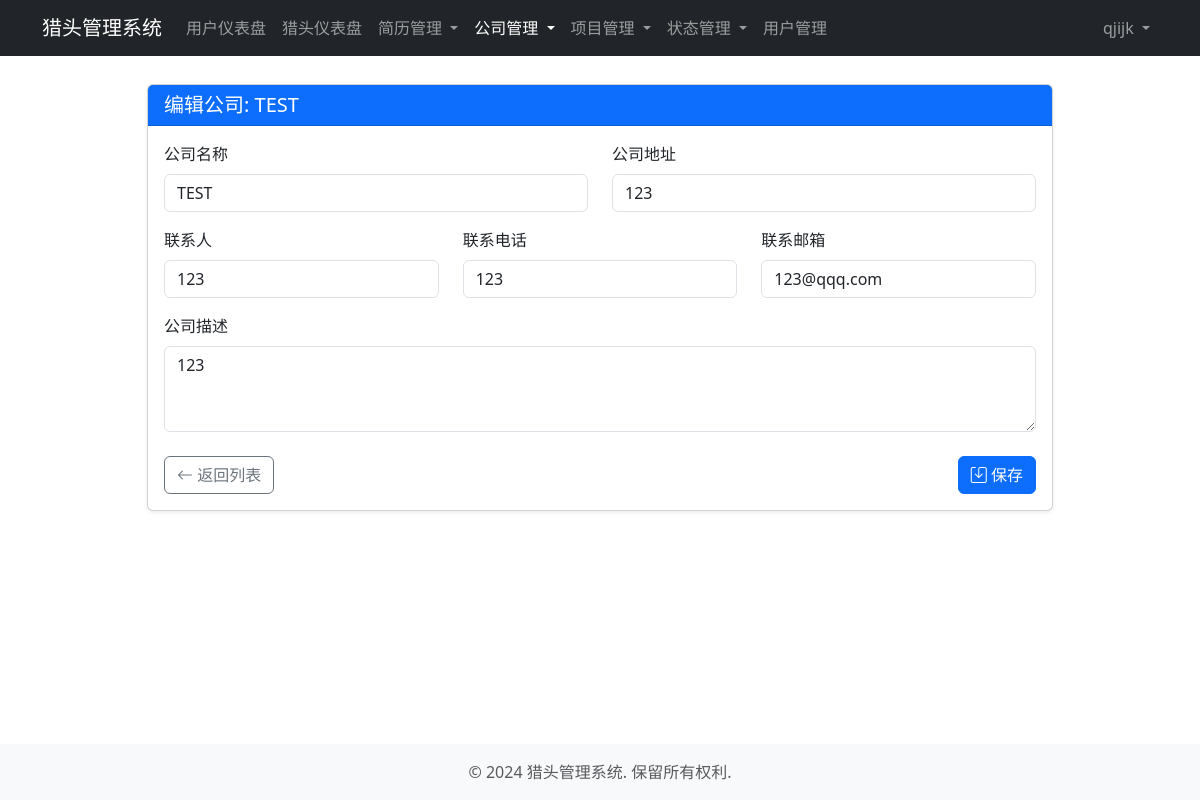
The app's page /headhunting/companies/1/update/ (signed in) with its own data.
### accounts/models.py (models this page shows, shortened)
class User(AbstractUser):
    SYSTEM_ADMIN = 'system_admin'  # 系统管理员
    ADMIN = 'admin'  # 普通管理员
    NORMAL_USER = 'normal_user'  # 普通用户
    USER_TYPE_CHOICES = [
        (SYSTEM_ADMIN, '系统管理员'),
        (ADMIN, '普通管理员'),
        (NORMAL_USER, '普通用户'),
    ]
    email = models.EmailField(unique=True, verbose_name='邮箱')
    username = models.CharField(max_length=50, unique=True, verbose_name='用户名')
    user_type = models.CharField(
        max_length=20,
        choices=USER_TYPE_CHOICES,
        default=NORMAL_USER,
        verbose_name='用户类型'
    )
    phone = models.CharField(max_length=15, blank=True, null=True, verbose_name='电话')
    is_active = models.BooleanField(default=True, verbose_name='是否激活')
    date_joined = models.DateTimeField(auto_now_add=True, verbose_name='注册时间')
    objects = UserManager()
    USERNAME_FIELD = 'email'
    REQUIRED_FIELDS = ['username']
    class Meta:
        verbose_name = '用户'
        verbose_name_plural = verbose_name
        ordering = ['-date_joined']
    @property
    def is_system_admin(self):
        return self.user_type == self.SYSTEM_ADMIN

### headhunting/models.py (models this page shows, shortened)
class Company(models.Model):
    name = models.CharField(max_length=100, verbose_name='公司名称')
    address = models.CharField(max_length=200, blank=True, null=True, verbose_name='地址')
    contact_person = models.CharField(max_length=50, blank=True, null=True, verbose_name='联系人')
    contact_phone = models.CharField(max_length=20, blank=True, null=True, verbose_name='联系电话')
    contact_email = models.EmailField(blank=True, null=True, verbose_name='联系邮箱')
    description = models.TextField(blank=True, null=True, verbose_name='公司描述')
    created_at = models.DateTimeField(auto_now_add=True, verbose_name='创建时间')
    updated_at = models.DateTimeField(auto_now=True, verbose_name='更新时间')
    created_by = models.ForeignKey(User, on_delete=models.SET_NULL, null=True, related_name='created_companies', verbose_name='创建人')
    class Meta:
        verbose_name = '公司'
        verbose_name_plural = verbose_name
        ordering = ['-created_at']

### headhunting/views.py (the view)
# urls.py: path('companies/<int:pk>/update/', views.company_update, name='company_update'),
@admin_required
def company_update(request, pk):
    company = get_object_or_404(Company, pk=pk)
    if not (request.user.is_system_admin or request.user.is_admin) and company.created_by != request.user:
        return HttpResponseForbidden('您没有权限编辑此公司')
    if request.method == 'POST':
        form = CompanyForm(request.POST, instance=company)
        if form.is_valid():
            form.save()
            messages.success(request, '公司更新成功')
            return redirect('company_detail', pk=company.pk)
    else:
        form = CompanyForm(instance=company)
    return render(request, 'headhunting/company_form.html', {'form': form, 'title': f'编辑公司: {company.name}'})

### headhunting/forms.py
class CompanyForm(forms.ModelForm):
    class Meta:
        model = Company
        fields = ('name', 'address', 'contact_person', 'contact_phone', 'contact_email', 'description')
        widgets = {
            'name': forms.TextInput(attrs={'class': 'form-control'}),
            'address': forms.TextInput(attrs={'class': 'form-control'}),
            'contact_person': forms.TextInput(attrs={'class': 'form-control'}),
            'contact_phone': forms.TextInput(attrs={'class': 'form-control'}),
            'contact_email': forms.EmailInput(attrs={'class': 'form-control'}),
            'description': forms.Textarea(attrs={'class': 'form-control', 'rows': 3}),
        }

### templates/headhunting/company_form.html (shortened to what this page needs)
{% extends 'base/base.html' %}
{% block content %}
<div class="container">
    <div class="row">
        <div class="col-md-10 mx-auto">
            <div class="card shadow-sm">
                <div class="card-header bg-primary text-white">
                    <h5 class="card-title mb-0">{{ title }}</h5>
                </div>
                <div class="card-body">
                    <form method="post" novalidate>
                        <div class="row">
                            <div class="col-md-6 mb-3">
                                <label for="{{ form.name.id_for_label }}" class="form-label">公司名称</label>
                                {{ form.name }}
                            </div>
                            <div class="col-md-6 mb-3">
                                <label for="{{ form.address.id_for_label }}" class="form-label">公司地址</label>
                                {{ form.address }}
                            </div>
                        </div>
                        <div class="row">
                            <div class="col-md-4 mb-3">
                                <label for="{{ form.contact_person.id_for_label }}" class="form-label">联系人</label>
                                {{ form.contact_person }}
                            </div>
                            <div class="col-md-4 mb-3">
                                <label for="{{ form.contact_phone.id_for_label }}" class="form-label">联系电话</label>
                                {{ form.contact_phone }}
                            </div>
                            <div class="col-md-4 mb-3">
                                <label for="{{ form.contact_email.id_for_label }}" class="form-label">联系邮箱</label>
                                {{ form.contact_email }}
                            </div>
                        </div>
                        <div class="mb-3">
                            <label for="{{ form.description.id_for_label }}" class="form-label">公司描述</label>
                            {{ form.description }}
                        </div>
                        <div class="d-flex justify-content-between mt-4">
                            <a href="{% url 'company_list' %}" class="btn btn-outline-secondary">
                                <i class="bi bi-arrow-left"></i> 返回列表
                            </a>
                            <button type="submit" class="btn btn-primary">
                                <i class="bi bi-save"></i> 保存
                            </button>
                        </div>
                    </form>
                </div>
            </div>
        </div>
    </div>
</div>
{% endblock %}
{% block extra_css %}
<link rel="stylesheet" href="https://cdn.jsdelivr.net/npm/bootstrap-icons@1.10.0/font/bootstrap-icons.css">
{% endblock %}

### templates/base/navbar.html (shortened to what this page needs)
<nav class="navbar navbar-expand-lg navbar-dark bg-dark fixed-top">
    <div class="container">
        <a class="navbar-brand" href="{% url 'dashboard' %}">猎头管理系统</a>
        <div class="collapse navbar-collapse" id="navbarNav">
            {% if user.is_authenticated %}
            <ul class="navbar-nav me-auto">
                <li class="nav-item">
                    <a class="nav-link {% if request.path == '/accounts/dashboard/' %}active{% endif %}" href="{% url 'dashboard' %}">用户仪表盘</a>
                </li>
                <li class="nav-item">
                    <a class="nav-link {% if request.path == '/headhunting/dashboard/' %}active{% endif %}" href="{% url 'hr_dashboard' %}">猎头仪表盘</a>
                </li>
                <li class="nav-item dropdown">
                    <a class="nav-link dropdown-toggle {% if '/headhunting/resumes/' in request.path %}active{% endif %}" href="#" role="button" data-bs-toggle="dropdown" aria-expanded="false">
                        简历管理
                    </a>
                </li>
                {% if user.is_system_admin or user.is_admin %}
                <li class="nav-item dropdown">
                    <a class="nav-link dropdown-toggle {% if '/headhunting/companies/' in request.path %}active{% endif %}" href="#" role="button" data-bs-toggle="dropdown" aria-expanded="false">
                        公司管理
                    </a>
                </li>
                <li class="nav-item dropdown">
                    <a class="nav-link dropdown-toggle {% if '/headhunting/projects/' in request.path %}active{% endif %}" href="#" role="button" data-bs-toggle="dropdown" aria-expanded="false">
                        项目管理
                    </a>
                </li>
                <li class="nav-item dropdown">
                    <a class="nav-link dropdown-toggle {% if 'status' in request.path %}active{% endif %}" href="#" role="button" data-bs-toggle="dropdown" aria-expanded="false">
                        状态管理
                    </a>
                </li>
                {% endif %}
                {% if user.is_system_admin %}
                <li class="nav-item">
                    <a class="nav-link {% if '/accounts/users/' in request.path %}active{% endif %}" href="{% url 'user_list' %}">用户管理</a>
                </li>
                {% endif %}
            </ul>
            <ul class="navbar-nav ms-auto">
                <li class="nav-item dropdown">
                    <a class="nav-link dropdown-toggle" href="#" id="navbarDropdown" role="button" data-bs-toggle="dropdown" aria-expanded="false">
                        {{ user.username }}
                    </a>
                </li>
            </ul>
            {% endif %}
        </div>
    </div>
</nav>

### templates/base/base.html (style rules this page uses)
body { padding-top: 60px; min-height: 100vh; display: flex; flex-direction: column; }

### records on screen
User: username "qjijk"
Company: name "TEST", address "123", contact_person "123", contact_phone "123", contact_email "123@qqq.com", description "123"

### other values on screen
{{ title }} "编辑公司: TEST"
